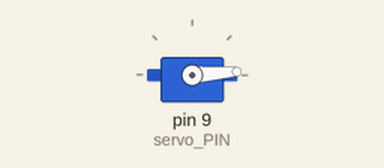
This sketch was run on a simulated Arduino Uno, built with avr-gcc and run on an emulated ATmega328P. On the bench: servo.

Above: at 1.05 s.
At 2.15 s:
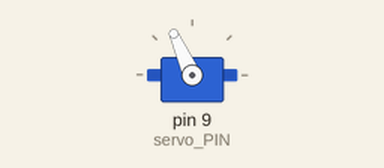
At 3.25 s:
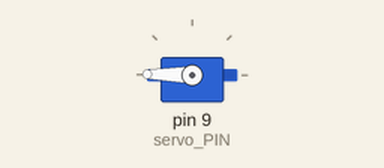
At 5.45 s:
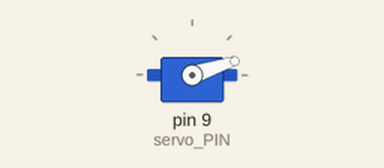
Timing chart, 0 to 8.3 s (numbered marks = the images above):
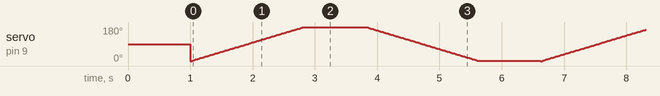

The sketch:

2_Servo_Angle.ino
```cpp
//www.kuongshun.com

#include    <Servo.h>
#define servo_PIN    9
Servo myservo;
void setup()
{
    myservo.attach(servo_PIN);
    myservo.write(90);
    delay(1000);
}

void loop()
{
  for(int i=0;i<180;i++){
    myservo.write(i);
    delay(10);
  }
  delay(1000);
  for(int i=180;i>0;i--){
    myservo.write(i);
    delay(10);
  }
  delay(1000);
}
```
